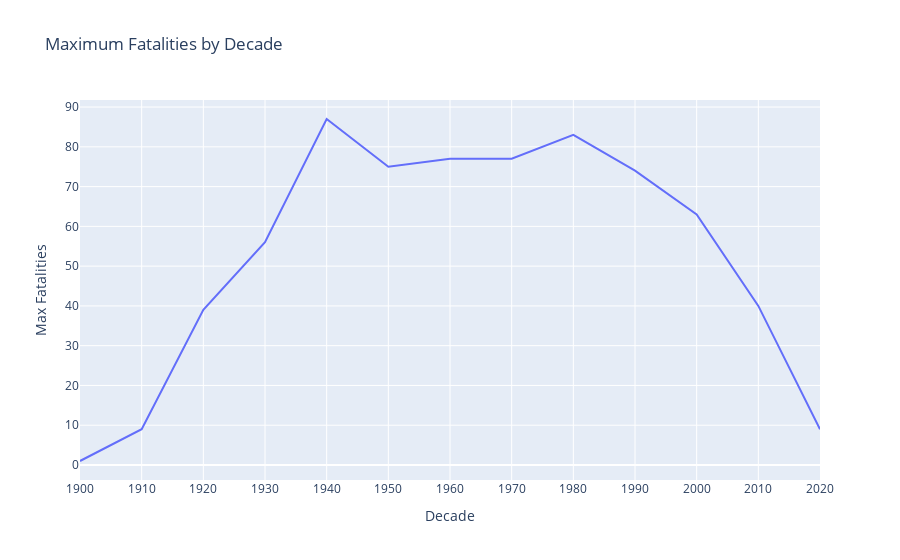

This figure's notebook cell:
### Code cell
import plotly.express as px

crashes_by_year['decade'] = pd.cut(crashes_by_year['year'], bins=range(1900, 2031, 10), right=False, labels=range(1900, 2030, 10))

avg_fatalities_by_decade = crashes_by_year.groupby('decade')['Fatalities'].max().reset_index()

# Create a line chart using Plotly
fig = px.line(avg_fatalities_by_decade, x='decade', y='Fatalities', 
              labels={'decade': 'Decade', 'Fatalities': 'Max Fatalities'},
              title='Maximum Fatalities by Decade')
fig.update_xaxes(type='category')  # Ensure the x-axis treats decades as categories
fig.show()

### Figure 1 — Plotly figure (JSON) as saved in the notebook; plotly's stock layout.template omitted (floating-point values rounded to 4 significant figures)
{"data": [{"hovertemplate": "Decade=%{x}<br>Max Fatalities=%{y}<extra></extra>", "legendgroup": "", "line": {"color": "#636efa", "dash": "solid"}, "marker": {"symbol": "circle"}, "mode": "lines", "name": "", "orientation": "v", "showlegend": false, "type": "scatter", "x": [1900, 1910, 1920, 1930, 1940, 1950, 1960, 1970, 1980, 1990, 2000, 2010, 2020], "xaxis": "x", "y": [1, 9, 39, 56, 87, 75, 77, 77, 83, 74, 63, 40, 9], "yaxis": "y"}], "layout": {"legend": {"tracegroupgap": 0}, "title": {"text": "Maximum Fatalities by Decade"}, "xaxis": {"anchor": "y", "domain": [0, 1], "title": {"text": "Decade"}, "type": "category"}, "yaxis": {"anchor": "x", "domain": [0, 1], "title": {"text": "Max Fatalities"}}}}
